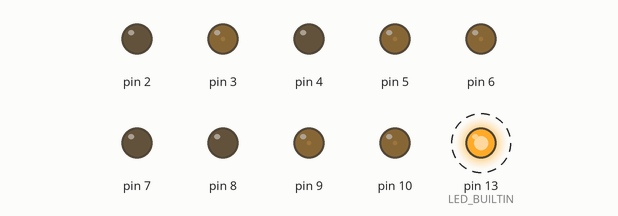
Simulated run of this sketch. Board: Arduino Uno, built with avr-gcc and run on an emulated ATmega328P. On the bench: output pins drawn as LEDs (lit = HIGH). Dashed ring = blinking.

Above: at 0.2 s.
Timing chart, 0 to 3.0 s (numbered marks = the images above):
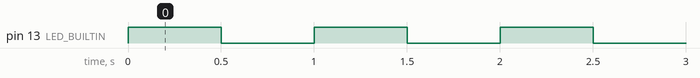

The sketch:

LED_driver.ino
```cpp
#define NIR_LED_DUTY 10

void setup()
{
    for (int pin = 2; pin <= 10; pin++)
    {
        pinMode(pin, OUTPUT);
        analogWrite(pin, NIR_LED_DUTY);
    }

    pinMode(LED_BUILTIN, OUTPUT);
}

void loop()
{
    digitalWrite(LED_BUILTIN, HIGH);
    delay(500);
    digitalWrite(LED_BUILTIN, LOW);
    delay(500);
}
```

Measured:
- by itself, pin 13 (LED_BUILTIN): alternates HIGH for 0.50 s and LOW for 0.50 s
